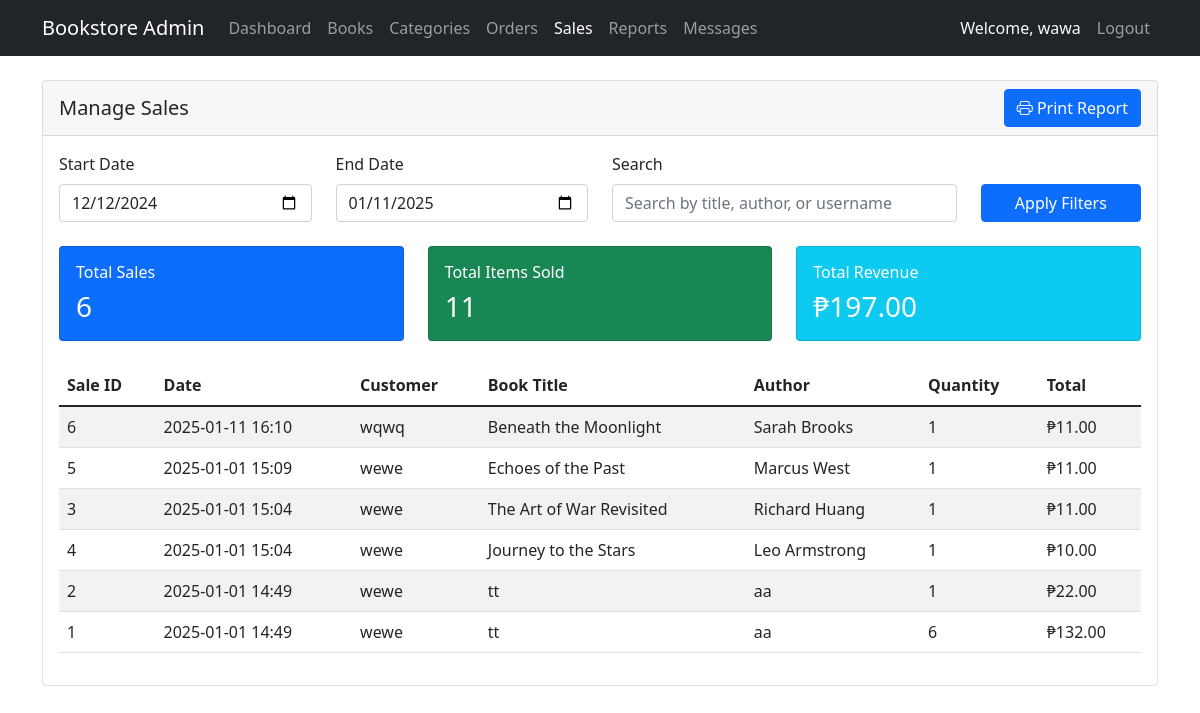
Screenshot of /admin/manage_sales.php (signed in) with the database file from the repository.
### tables this page shows
CREATE TABLE `sales` (
  `sale_id` int(11) NOT NULL,
  `user_id` int(11) NOT NULL,
  `book_id` int(11) NOT NULL,
  `quantity` int(11) NOT NULL,
  `total_price` decimal(10,2) NOT NULL DEFAULT 0.00,
  `sale_date` datetime NOT NULL DEFAULT current_timestamp()
);

CREATE TABLE `users` (
  `user_id` int(11) NOT NULL,
  `username` varchar(255) NOT NULL,
  `email` varchar(255) NOT NULL,
  `password` varchar(255) NOT NULL,
  `user_type` varchar(10) DEFAULT NULL,
  `date_created` timestamp NOT NULL DEFAULT current_timestamp()
);

CREATE TABLE `books` (
  `book_id` int(11) NOT NULL,
  `category_id` int(11) DEFAULT NULL,
  `title` varchar(255) NOT NULL,
  `author` varchar(255) NOT NULL,
  `description` text DEFAULT NULL,
  `price` decimal(10,2) NOT NULL,
  `stock_quantity` int(11) DEFAULT 0,
  `date_added` timestamp NOT NULL DEFAULT current_timestamp()
);

### admin/manage_sales.php (the view, shortened to what this page needs)
<?php
require_once '../auth/config.php';
$start_date = isset($_GET['start_date']) ? $_GET['start_date'] : date('Y-m-d', strtotime('-30 days'));
$end_date = isset($_GET['end_date']) ? $_GET['end_date'] : date('Y-m-d');
$search = isset($_GET['search']) ? $_GET['search'] : '';
$sql = "SELECT
            s.sale_id,
            s.quantity,
            s.total_price,
            s.sale_date,
            b.title,
            b.author,
            u.username
        FROM Sales s
        JOIN Books b ON s.book_id = b.book_id
        JOIN Users u ON s.user_id = u.user_id
        WHERE s.sale_date BETWEEN ? AND ?";
$params = [$start_date . ' 00:00:00', $end_date . ' 23:59:59'];
$types = "ss";
$sql .= " ORDER BY s.sale_date DESC";
$stmt = $conn->prepare($sql);
$stmt->bind_param($types, ...$params);
$stmt->execute();
$result = $stmt->get_result();
$total_sql = "SELECT
                COUNT(*) as total_sales,
                SUM(s.quantity) as total_items,
                SUM(s.total_price) as total_revenue
            FROM Sales s
            WHERE s.sale_date BETWEEN ? AND ?";
$total_stmt = $conn->prepare($total_sql);
$total_stmt->bind_param("ss", $params[0], $params[1]);
$total_stmt->execute();
$totals = $total_stmt->get_result()->fetch_assoc();
?>
<!DOCTYPE html>
<html lang="en">
<head>
    <link href="https://cdn.jsdelivr.net/npm/bootstrap@5.1.3/dist/css/bootstrap.min.css" rel="stylesheet">
    <link href="https://cdn.jsdelivr.net/npm/bootstrap-icons@1.7.2/font/bootstrap-icons.css" rel="stylesheet">
</head>
<body>
    <?php include 'admin_navbar.php'; ?>
    <div class="container mt-4">
        <div class="card">
            <div class="card-header d-flex justify-content-between align-items-center">
                <h5 class="mb-0">Manage Sales</h5>
                <button onclick="window.print()" class="btn btn-primary">
                    <i class="bi bi-printer"></i> Print Report
                </button>
            </div>
            <div class="card-body">
                <form method="GET" class="row mb-4">
                    <div class="col-md-3">
                        <label class="form-label">Start Date</label>
                        <input type="date" name="start_date" class="form-control" value="<?php echo $start_date; ?>">
                    </div>
                    <div class="col-md-3">
                        <label class="form-label">End Date</label>
                        <input type="date" name="end_date" class="form-control" value="<?php echo $end_date; ?>">
                    </div>
                    <div class="col-md-4">
                        <label class="form-label">Search</label>
                        <input type="text" name="search" class="form-control" placeholder="Search by title, author, or username" value="<?php echo htmlspecialchars($search); ?>">
                    </div>
                    <div class="col-md-2">
                        <label class="form-label">&nbsp;</label>
                        <button type="submit" class="btn btn-primary d-block w-100">Apply Filters</button>
                    </div>
                </form>
                <div class="row mb-4">
                    <div class="col-md-4">
                        <div class="card bg-primary text-white">
                            <div class="card-body">
                                <h6 class="card-title">Total Sales</h6>
                                <h3 class="mb-0"><?php echo number_format($totals['total_sales']); ?></h3>
                            </div>
                        </div>
                    </div>
                    <div class="col-md-4">
                        <div class="card bg-success text-white">
                            <div class="card-body">
                                <h6 class="card-title">Total Items Sold</h6>
                                <h3 class="mb-0"><?php echo number_format($totals['total_items']); ?></h3>
                            </div>
                        </div>
                    </div>
                    <div class="col-md-4">
                        <div class="card bg-info text-white">
                            <div class="card-body">
                                <h6 class="card-title">Total Revenue</h6>
                                <h3 class="mb-0">₱<?php echo number_format($totals['total_revenue'], 2); ?></h3>
                            </div>
                        </div>
                    </div>
                </div>
                <div class="table-responsive">
                    <table class="table table-striped">
                        <thead>
                            <tr>
                                <th>Sale ID</th>
                                <th>Date</th>
                                <th>Customer</th>
                                <th>Book Title</th>
                                <th>Author</th>
                                <th>Quantity</th>
                                <th>Total</th>
                            </tr>
                        </thead>
                        <tbody>
                            <?php while ($row = $result->fetch_assoc()): ?>
                            <tr>
                                <td><?php echo $row['sale_id']; ?></td>
                                <td><?php echo date('Y-m-d H:i', strtotime($row['sale_date'])); ?></td>
                                <td><?php echo htmlspecialchars($row['username']); ?></td>
                                <td><?php echo htmlspecialchars($row['title']); ?></td>
                                <td><?php echo htmlspecialchars($row['author']); ?></td>
                                <td><?php echo number_format($row['quantity']); ?></td>
                                <td>₱<?php echo number_format($row['total_price'], 2); ?></td>
                            </tr>
                            <?php endwhile; ?>
                        </tbody>
                    </table>
                </div>
            </div>
        </div>
    </div>
</body>
</html>

### rows the page displays
sales: sale_id "6", sale_date "2025-01-11 16:10", user.username "wqwq", book.title "Beneath the Moonlight", book.author "Sarah Brooks", quantity "1", total_price "11.00"
sales: sale_id "5", sale_date "2025-01-01 15:09", user.username "wewe", book.title "Echoes of the Past", book.author "Marcus West", quantity "1", total_price "11.00"
sales: sale_id "3", sale_date "2025-01-01 15:04", user.username "wewe", book.title "The Art of War Revisited", book.author "Richard Huang", quantity "1", total_price "11.00"
sales: sale_id "4", sale_date "2025-01-01 15:04", user.username "wewe", book.title "Journey to the Stars", book.author "Leo Armstrong", quantity "1", total_price "10.00"
sales: sale_id "2", sale_date "2025-01-01 14:49", user.username "wewe", book.title "tt", book.author "aa", quantity "1", total_price "22.00"
sales: sale_id "1", sale_date "2025-01-01 14:49", user.username "wewe", book.title "tt", book.author "aa", quantity "6", total_price "132.00"

### other values shown
$_SESSION['username'] "wawa"
$totals['total_sales'] "6"
$totals['total_items'] "11"
$totals['total_revenue'] "197.00"
